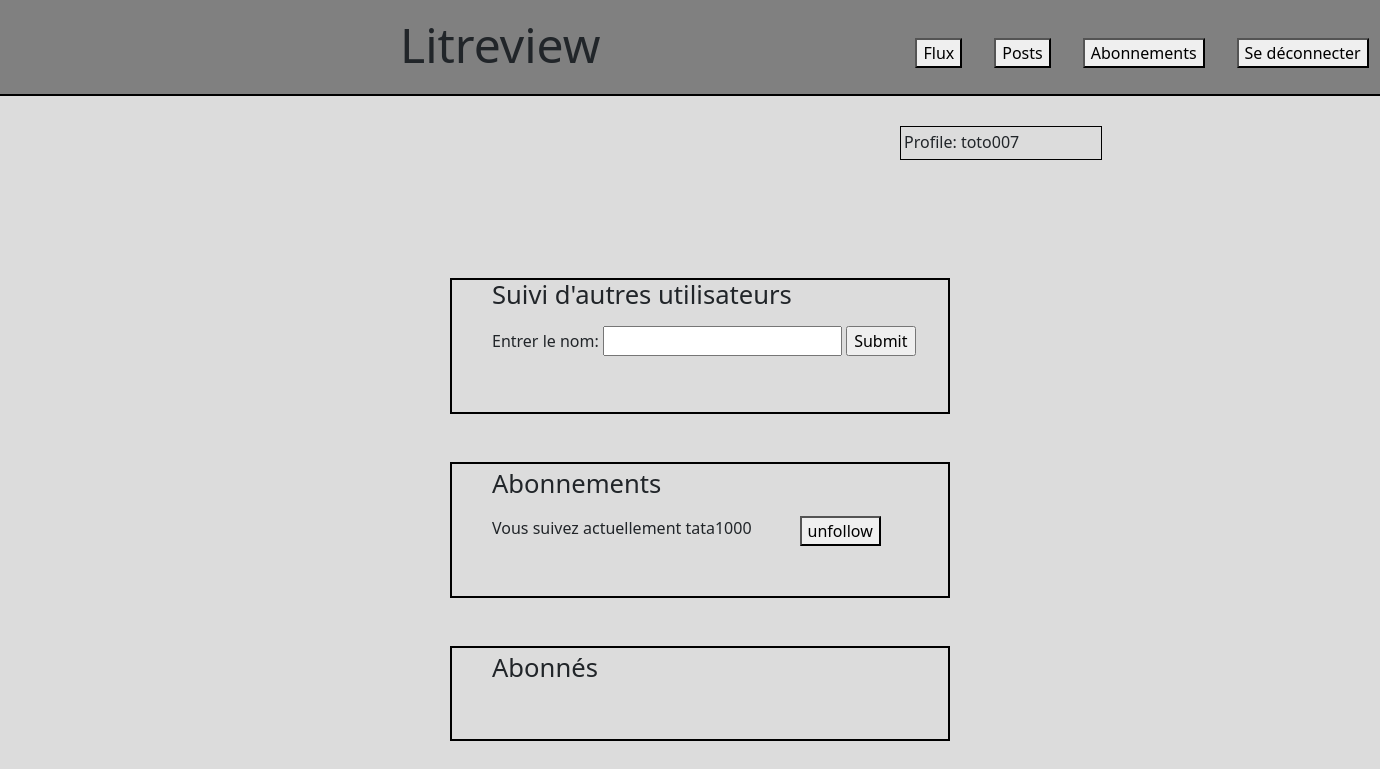
/flux/abonnement/ (signed in), run on an earlier commit of the app's database.
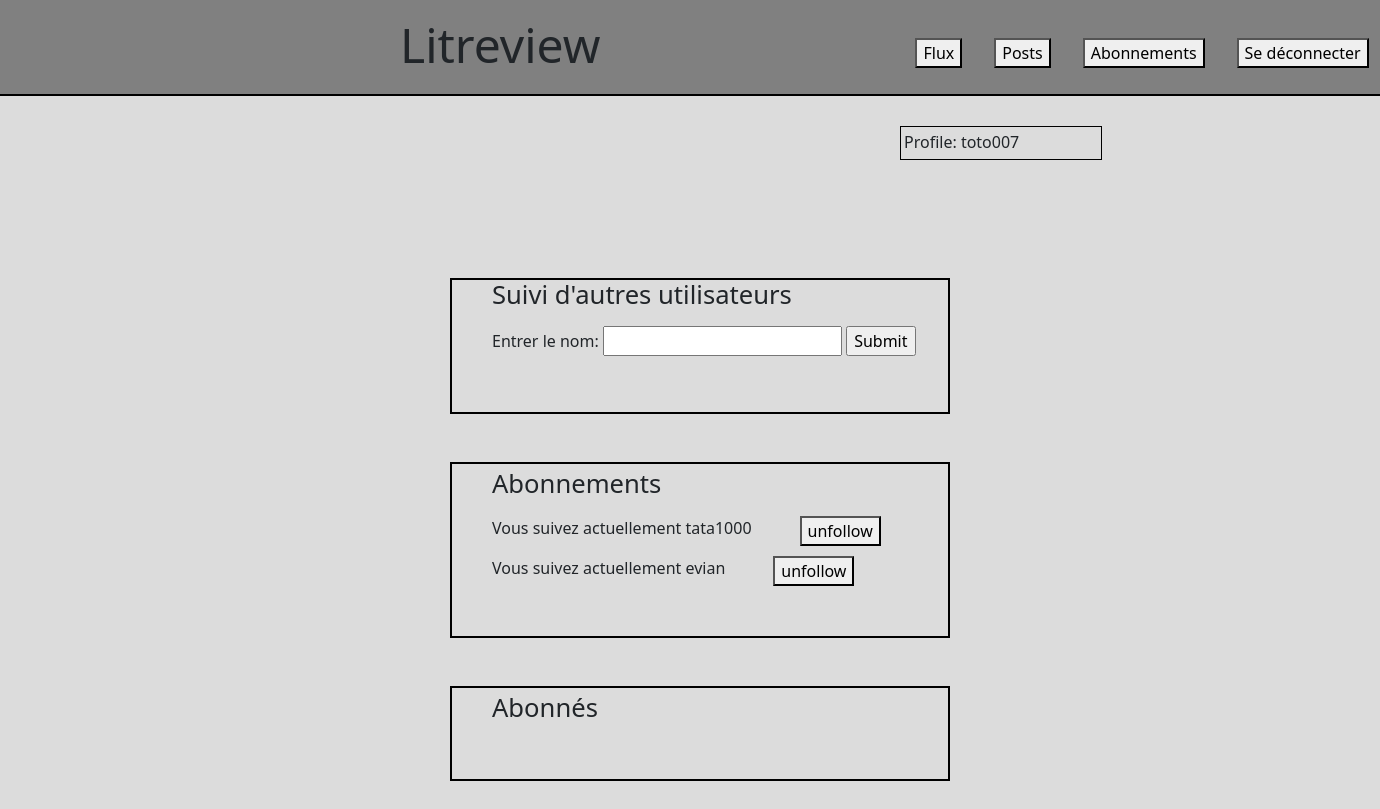
And on a later commit of the database.
### litreview/models.py (models this page shows, shortened)
class UserFollows(models.Model):
    user = models.ForeignKey(settings.AUTH_USER_MODEL, on_delete=models.CASCADE, related_name='following')
    followed_user = models.ForeignKey(settings.AUTH_USER_MODEL, on_delete=models.CASCADE, related_name='following_by')
    class Meta:
        unique_together = ['user', 'followed_user']

### authentication/models.py (models this page shows)
class User(AbstractUser):
    pass

### litreview/views.py (the view, shortened to what this page needs)
# urls.py: path('abonnement/', AbonnementView.as_view(), name='litreview-Abonnement'),
class AbonnementView(LoginRequiredMixin, View):
    template_name = 'litreview/abonnement.html'
    def get(self, request):
        dict_query = self.request.GET
        query = dict_query.get('q')
        user_object = None
        context = {'object': user_object,
                   'userfollows': self.request.user.following_by.all(),
                   'userflollowings': self.request.user.following.all()}
        return render(request, self.template_name, context)

### litreview/templates/litreview/abonnement.html (shortened to what this page needs)
{% extends "litreview/base.html" %}
{% block content %}
    <div class="abonnement">
        <div class="searchuser">
            <h1 class="titre">Suivi d'autres utilisateurs</h1>
            <form action="" class="form-search">
                 <label for="name">Entrer le nom: </label>
                <input type="text" name="q">
                <input type="submit">
            </form>
        </div>
        <div class="abonnements">
            <h2 class="titre">Abonnements</h2>
                {% for userfollow in userfollows %}
                    <div class="block-abonnement">
                        <p> Vous suivez actuellement {{ userfollow.user }}</p>
                        <div class="followuser">
                            <form method="POST" class="form-unfollow">
                                <button type="submit" name="unfollow" value="{{userfollow.user}}">unfollow</button>
                            </form>
                        </div>
                    </div>
                {% endfor%}
        </div>
        <div class="abonnes">
            <h3 class="titre">Abonnés</h3>
        </div>
    </div>
{% endblock %}

What changed in the data, as far as the page shows it:
added UserFollows: user "evian"
